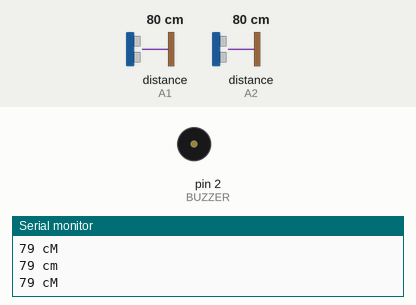
Simulated run of this sketch. Board: Arduino Uno, built with avr-gcc and run on an emulated ATmega328P. Shown: buzzer (waves = sounding, pin HIGH), the last lines printed to the serial monitor. Wiring (inferred from the names in the program): 2 × ultrasonic range finder: trigger A0, echo A1 / trigger A3, echo A2. The inputs (shaded band) are chosen by the test bench; at power-on: distance to the obstacle (sensors on A2, A1) 80 cm. The echo pulse lasts 58.3 µs per cm; pins used as bus, display or sensor lines are not drawn.

Above: at 1.2 s.
1.3 s: distance to the obstacle (sensor on A2) set to 13 cm
2.8 s: distance to the obstacle (sensor on A2) set to 10 cm
At 4.0 s:
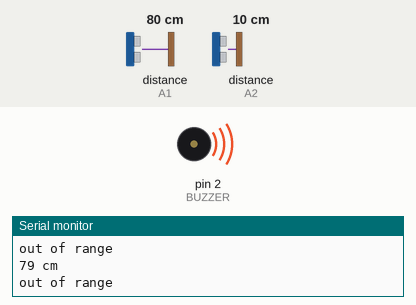
4.3 s: distance to the obstacle (sensor on A1) set to 2 cm
5.8 s: distance to the obstacle (sensor on A2) set to 18 cm
At 6.6 s:
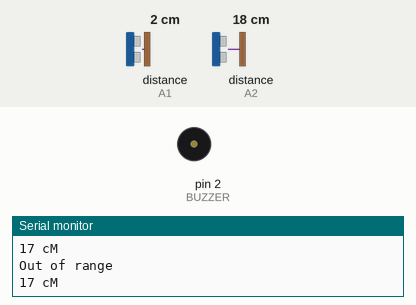
7.3 s: distance to the obstacle (sensor on A2) set to 2 cm
At 8.6 s:
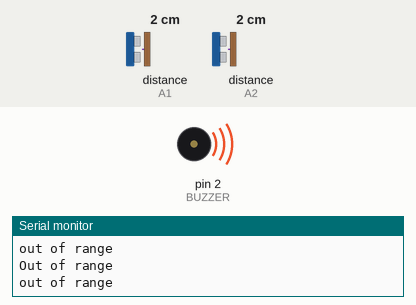
Timing chart, 0 to 10.3 s (numbered marks = the images above; inputs shaded):
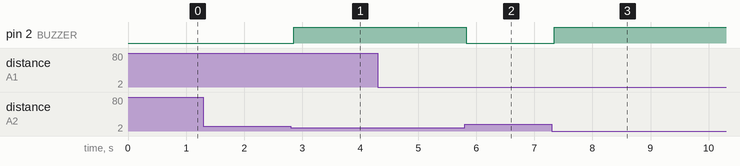

The sketch:

blind_stick_-Technical_Tamizha.ino
```cpp
//TECHNICAL TAMIZHA
//https://www.procreativehub.com
//Smart Stick for blind People


#define trigPin A0          //sensor A
#define echoPin A1         //sensor A
#define btrigPin A3         //sensor B
#define bechoPin A2         //sensor B
#define BUZZER 2           //BUZZER PIN


void setup() {
  Serial.begin (9600);
  pinMode(trigPin, OUTPUT);
  pinMode(echoPin, INPUT);
  pinMode(btrigPin, OUTPUT);
  pinMode(bechoPin, INPUT);
  pinMode(BUZZER, OUTPUT);
}

void loop() {
  int bduration, bdistance;
  digitalWrite(btrigPin, HIGH);
  delayMicroseconds(1000);
  digitalWrite(btrigPin, LOW);
  bduration = pulseIn(bechoPin, HIGH);
  bdistance = (bduration/2) / 29.1;

  int duration, distance;
  digitalWrite(trigPin, HIGH);
  delayMicroseconds(1000);
  digitalWrite(trigPin, LOW);
  duration = pulseIn(echoPin, HIGH);
  distance = (duration/2) / 29.1;

  if (distance >= 10 && distance <= 200)      //SET YOUR DISTANCE HERE SENSOR 1
  {

    Serial.print(distance);
    Serial.println(" cm");
    digitalWrite(BUZZER, LOW);
  }


  else {
     Serial.println("Out of range");
     digitalWrite(BUZZER, HIGH);

  }
  if (bdistance >= 11 && bdistance <= 200) //SET YOUR DISTANCE HERE SENSOR 2
  {

    Serial.print(bdistance);
    Serial.println(" cM");
    digitalWrite(BUZZER, LOW);
  }


  else {
     Serial.println("out of range");
     digitalWrite(BUZZER, HIGH);

  }
  delay(50);
}
```

Measured:
- the behaviour switches between 12 and 11 cm on distance to the obstacle (sensor on A2) (found by bisection; images 0 and 1)
- after the input at 2.8 s, pin 2 (BUZZER): LOW → HIGH after 0.05 s
- after the input at 5.8 s, pin 2 (BUZZER): HIGH → LOW at once
- after the input at 7.3 s, pin 2 (BUZZER): LOW → HIGH after 0.05 s
